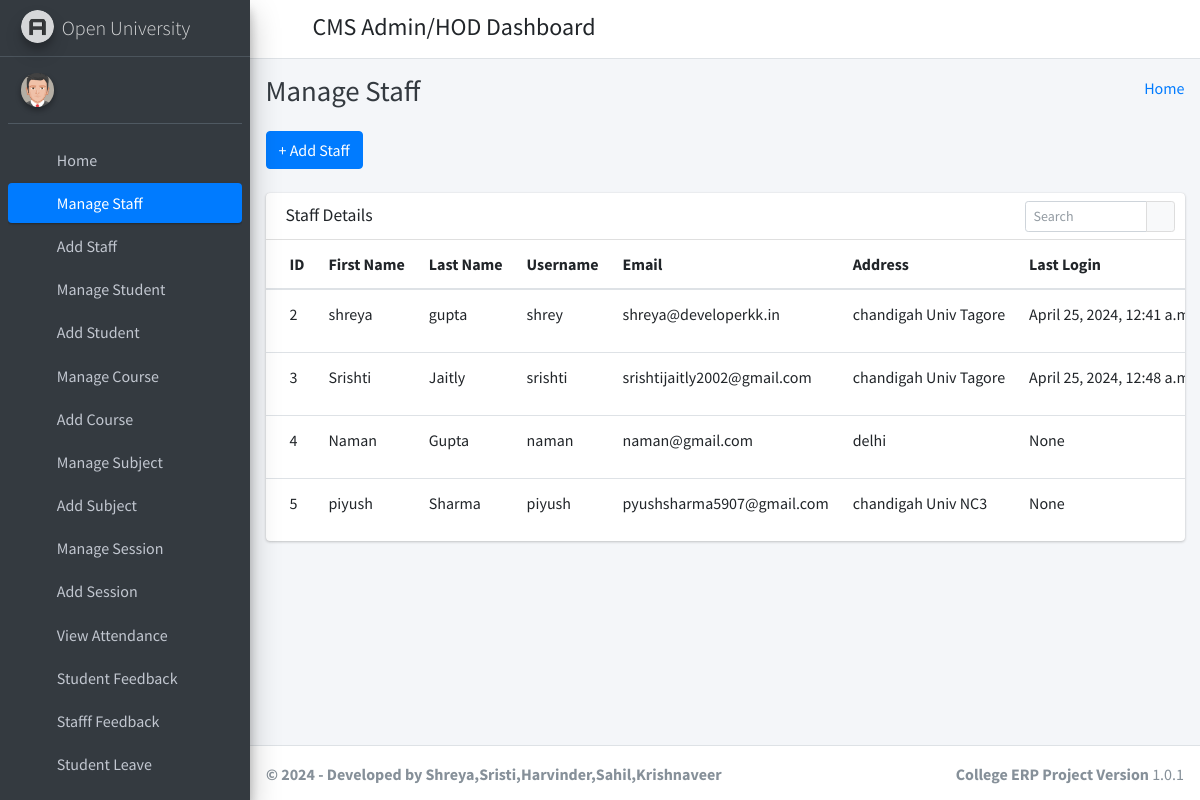
The app's page /manage_staff/ (signed in) with its own data.
### student_management_app/models.py (models this page shows)
class Staffs(models.Model):
    id = models.AutoField(primary_key=True)
    admin = models.OneToOneField(CustomUser, on_delete = models.CASCADE)
    address = models.TextField()
    created_at = models.DateTimeField(auto_now_add=True)
    updated_at = models.DateTimeField(auto_now=True)
    objects = models.Manager()

class CustomUser(AbstractUser):
    user_type_data = ((1, "HOD"), (2, "Staff"), (3, "Student"))
    user_type = models.CharField(default=1, choices=user_type_data, max_length=10)

### student_management_app/HodViews.py (the view)
# urls.py: path('manage_staff/', HodViews.manage_staff, name="manage_staff"),
def manage_staff(request):
    staffs = Staffs.objects.all()
    context = {
        "staffs": staffs
    }
    return render(request, "hod_template/manage_staff_template.html", context)

### student_management_app/LoginCheckMiddleWare.py (called while the page is built, shortened)
    def process_view(self, request, view_func, view_args, view_kwargs):
        modulename = view_func.__module__
        user = request.user
        if user.is_authenticated:
            if user.user_type == "1":
                if modulename == "student_management_app.HodViews":
                    pass
                elif modulename == "student_management_app.views" or modulename == "django.views.static":
                    pass
                else:
                    return redirect("admin_home")
            else:
                return redirect("login")
        else:
            if request.path == reverse("login") or request.path == reverse("doLogin"):
                pass
            else:
                return redirect("login")

### student_management_app/templates/hod_template/manage_staff_template.html (shortened to what this page needs)
{% extends 'hod_template/base_template.html' %}
{% block page_title %}
    Manage Staff
{% endblock page_title %}
{% block main_content %}
{% load static %}
<section class="content">
        <div class="container-fluid">
            <a class="btn btn-primary" href="{% url 'add_staff' %}" role="button">+ Add Staff</a> <br/>&nbsp;
            <div class="row">
                <div class="col-md-12">
                    <div class="card">
                        <div class="card-header">
                            <h3 class="card-title">Staff Details</h3>
                            <div class="card-tools">
                            <div class="input-group input-group-sm" style="width: 150px;">
                                <input type="text" name="table_search" class="form-control float-right" placeholder="Search">
                                <div class="input-group-append">
                                <button type="submit" class="btn btn-default"><i class="fas fa-search"></i></button>
                                </div>
                            </div>
                            </div>
                        </div>
                        <div class="card-body table-responsive p-0">
                            <table class="table table-hover text-nowrap">
                            <thead>
                                <tr>
                                <th>ID</th>
                                <th>First Name</th>
                                <th>Last Name</th>
                                <th>Username</th>
                                <th>Email</th>
                                <th>Address</th>
                                <th>Last Login</th>
                                </tr>
                            </thead>
                            <tbody>
                                {% for staff in staffs %}
                                <tr>
                                <td>{{ staff.admin.id }}</td>
                                <td>{{ staff.admin.first_name }}</td>
                                <td>{{ staff.admin.last_name }}</td>
                                <td>{{ staff.admin.username }}</td>
                                <td>{{ staff.admin.email }}</td>
                                <td>{{ staff.address }}</td>
                                <td>{{ staff.admin.last_login }}</td>
                                </tr>
                                {% endfor %}
                            </tbody>
                            </table>
                        </div>
                        </div>
                </div>
            </div>
        </div>
      </section>
  {% endblock main_content %}

### records on screen
Staffs: admin.id "2", admin.first_name "shreya", admin.last_name "gupta", admin.username "shrey", admin.email "shreya@developerkk.in", address "chandigah Univ Tagore", admin.last_login "April 25, 2024, 12:41…"
Staffs: admin.id "3", admin.first_name "Srishti", admin.last_name "Jaitly", admin.username "srishti", admin.email "srishtijaitly2002@gmail.com", address "chandigah Univ Tagore", admin.last_login "April 25, 2024, 12:48…"
Staffs: admin.id "4", admin.first_name "Naman", admin.last_name "Gupta", admin.username "naman", admin.email "naman@gmail.com", address "delhi", admin.last_login "None"
Staffs: admin.id "5", admin.first_name "piyush", admin.last_name "Sharma", admin.username "piyush", admin.email "pyushsharma5907@gmail.com", address "chandigah Univ NC3", admin.last_login "None"
